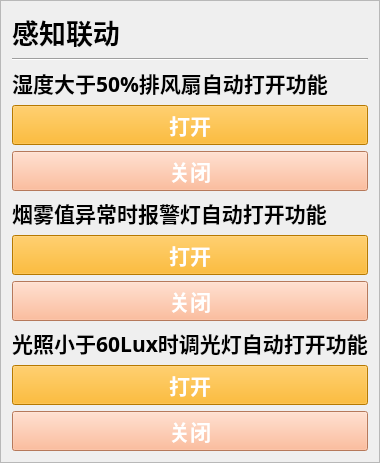
           <widget class="QFrame" name="frame_3_3">
            <property name="sizePolicy">
             <sizepolicy hsizetype="Preferred" vsizetype="Preferred">
              <horstretch>8</horstretch>
              <verstretch>0</verstretch>
             </sizepolicy>
            </property>
            <property name="frameShape">
             <enum>QFrame::StyledPanel</enum>
            </property>
            <property name="frameShadow">
             <enum>QFrame::Raised</enum>
            </property>
            <layout class="QGridLayout" name="gridLayout">
             <item row="8" column="0">
              <widget class="QPushButton" name="pushButton_12">
               <property name="sizePolicy">
                <sizepolicy hsizetype="Fixed" vsizetype="Fixed">
                 <horstretch>0</horstretch>
                 <verstretch>0</verstretch>
                </sizepolicy>
               </property>
               <property name="font">
                <font>
                 <family>微软雅黑</family>
                 <pointsize>16</pointsize>
                 <weight>75</weight>
                 <bold>true</bold>
                </font>
               </property>
               <property name="styleSheet">
                <string notr="true">QPushButton, #pushButton{
	border:none;	
}</string>
               </property>
               <property name="text">
                <string>光照小于60Lux时调光灯自动打开功能</string>
               </property>
               <property name="icon">
                <iconset>
                 <normaloff>icons/MageLightBulbElectricity.png</normaloff>icons/MageLightBulbElectricity.png</iconset>
               </property>
               <property name="iconSize">
                <size>
                 <width>30</width>
                 <height>30</height>
                </size>
               </property>
              </widget>
             </item>
             <item row="0" column="0">
              <widget class="QPushButton" name="pushButton_14">
               <property name="sizePolicy">
                <sizepolicy hsizetype="Fixed" vsizetype="Fixed">
                 <horstretch>0</horstretch>
                 <verstretch>0</verstretch>
                </sizepolicy>
               </property>
               <property name="font">
                <font>
                 <family>微软雅黑</family>
                 <pointsize>20</pointsize>
                 <weight>75</weight>
                 <bold>true</bold>
                </font>
               </property>
               <property name="styleSheet">
                <string notr="true">QPushButton, #pushButton{
	border:none;	
}</string>
               </property>
               <property name="text">
                <string>感知联动</string>
               </property>
               <property name="icon">
                <iconset>
                 <normaloff>icons/CryptocurrencyIcp.png</normaloff>icons/CryptocurrencyIcp.png</iconset>
               </property>
               <property name="iconSize">
                <size>
                 <width>50</width>
                 <height>50</height>
                </size>
               </property>
              </widget>
             </item>
             <item row="4" column="0">
              <widget class="QPushButton" name="pushButton_autofan_off">
               <property name="font">
                <font>
                 <family>微软雅黑</family>
                 <pointsize>16</pointsize>
                 <weight>75</weight>
                 <bold>true</bold>
                </font>
               </property>
               <property name="styleSheet">
                <string notr="true">background-color:rgb(255, 170, 127);
color: rgb(255, 255, 255);</string>
               </property>
               <property name="text">
                <string>关闭</string>
               </property>
              </widget>
             </item>
             <item row="2" column="0">
              <widget class="QPushButton" name="pushButton_22">
               <property name="sizePolicy">
                <sizepolicy hsizetype="Fixed" vsizetype="Fixed">
                 <horstretch>0</horstretch>
                 <verstretch>0</verstretch>
                </sizepolicy>
               </property>
               <property name="font">
                <font>
                 <family>微软雅黑</family>
                 <pointsize>16</pointsize>
                 <weight>75</weight>
                 <bold>true</bold>
                </font>
               </property>
               <property name="styleSheet">
                <string notr="true">QPushButton, #pushButton{
	border:none;	
}</string>
               </property>
               <property name="text">
                <string>湿度大于50%排风扇自动打开功能</string>
               </property>
               <property name="icon">
                <iconset>
                 <normaloff>icons/MdiFanAuto.png</normaloff>icons/MdiFanAuto.png</iconset>
               </property>
               <property name="iconSize">
                <size>
                 <width>30</width>
                 <height>30</height>
                </size>
               </property>
              </widget>
             </item>
             <item row="9" column="0">
              <widget class="QPushButton" name="pushButton_autolamp_on">
               <property name="font">
                <font>
                 <family>微软雅黑</family>
                 <pointsize>16</pointsize>
                 <weight>75</weight>
                 <bold>true</bold>
                </font>
               </property>
               <property name="styleSheet">
                <string notr="true">background-color: rgb(255, 170, 0);
color: rgb(255, 255, 255);</string>
               </property>
               <property name="text">
                <string>打开</string>
               </property>
              </widget>
             </item>
             <item row="7" column="0">
              <widget class="QPushButton" name="pushButton_autoalarm_off">
               <property name="font">
                <font>
                 <family>微软雅黑</family>
                 <pointsize>16</pointsize>
                 <weight>75</weight>
                 <bold>true</bold>
                </font>
               </property>
               <property name="styleSheet">
                <string notr="true">background-color:rgb(255, 170, 127);
color: rgb(255, 255, 255);</string>
               </property>
               <property name="text">
                <string>关闭</string>
               </property>
              </widget>
             </item>
             <item row="6" column="0">
              <widget class="QPushButton" name="pushButton_autoalarm_on">
               <property name="font">
                <font>
                 <family>微软雅黑</family>
                 <pointsize>16</pointsize>
                 <weight>75</weight>
                 <bold>true</bold>
                </font>
               </property>
               <property name="styleSheet">
                <string notr="true">background-color: rgb(255, 170, 0);
color: rgb(255, 255, 255);</string>
               </property>
               <property name="text">
                <string>打开</string>
               </property>
              </widget>
             </item>
             <item row="1" column="0">
              <widget class="Line" name="line_5">
               <property name="orientation">
                <enum>Qt::Horizontal</enum>
               </property>
              </widget>
             </item>
             <item row="10" column="0">
              <widget class="QPushButton" name="pushButton_autolamp_off">
               <property name="font">
                <font>
                 <family>微软雅黑</family>
                 <pointsize>16</pointsize>
                 <weight>75</weight>
                 <bold>true</bold>
                </font>
               </property>
               <property name="styleSheet">
                <string notr="true">background-color:rgb(255, 170, 127);
color: rgb(255, 255, 255);</string>
               </property>
               <property name="text">
                <string>关闭</string>
               </property>
              </widget>
             </item>
             <item row="5" column="0">
              <widget class="QPushButton" name="pushButton_15">
               <property name="sizePolicy">
                <sizepolicy hsizetype="Fixed" vsizetype="Fixed">
                 <horstretch>0</horstretch>
                 <verstretch>0</verstretch>
                </sizepolicy>
               </property>
               <property name="font">
                <font>
                 <family>微软雅黑</family>
                 <pointsize>16</pointsize>
                 <weight>75</weight>
                 <bold>true</bold>
                </font>
               </property>
               <property name="styleSheet">
                <string notr="true">QPushButton, #pushButton{
	border:none;	
}</string>
               </property>
               <property name="text">
                <string>烟雾值异常时报警灯自动打开功能</string>
               </property>
               <property name="icon">
                <iconset>
                 <normaloff>icons/CbiSmokeDetector.png</normaloff>icons/CbiSmokeDetector.png</iconset>
               </property>
               <property name="iconSize">
                <size>
                 <width>30</width>
                 <height>30</height>
                </size>
               </property>
              </widget>
             </item>
             <item row="3" column="0">
              <widget class="QPushButton" name="pushButton_autofan_on">
               <property name="font">
                <font>
                 <family>微软雅黑</family>
                 <pointsize>16</pointsize>
                 <weight>75</weight>
                 <bold>true</bold>
                </font>
               </property>
               <property name="styleSheet">
                <string notr="true">background-color: rgb(255, 170, 0);
color: rgb(255, 255, 255);</string>
               </property>
               <property name="text">
                <string>打开</string>
               </property>
              </widget>
             </item>
            </layout>
           </widget>
